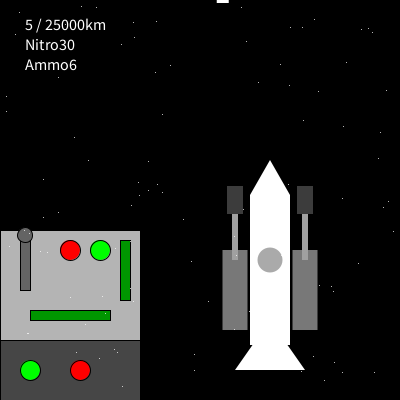
Frame 1 (no input)
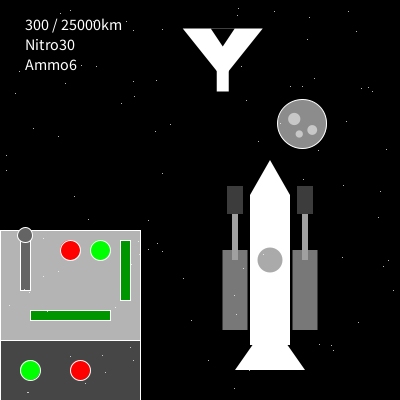
Frame 60 (the mouse pressed at the canvas centre just before this capture)
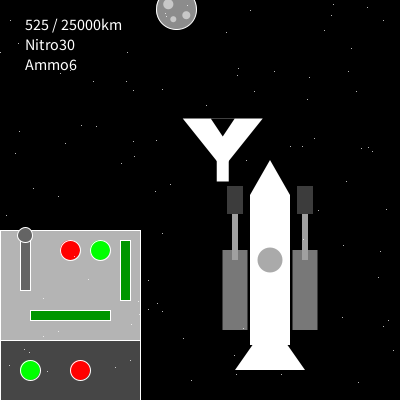
Frame 120 (the mouse held since frame 60 and released just before this capture)

The Processing sketch that drew these frames (run headless with seeded random() and noise(); from frame 60 on, the mouse is pressed at the canvas centre):

// Processing sketch: sketch_260408b
// ── sketch_260408b.pde
ControlPanel panel;
Rocket rocket;
Meteor meteor;
Alien alien;
ArrayList<Bullet> bullets;
int border = 140;
int stars = 100;

float[] starX = new float[stars];
float[] starY = new float[stars];
float movespeed = 10;

int distance = 0;
int goal = 25000;
int normalspeed = 5;
int nitrospeed = 50;
int nitrofuel = 30;
int maxnitro = 30;
int ammo = 6;
int maxammo = 6;
boolean shipdamaged = false;
boolean gunsbrake = false;
int hits = 0;
boolean nitro = false;
boolean win = false;
boolean gameover = false;

void setup() {
  size(400, 400);
  panel = new ControlPanel();
  rocket = new Rocket(270, 270);
  meteor = new Meteor();
  alien = new Alien();
  bullets = new ArrayList<Bullet>();
  
  for (int i = 0; i < stars; i ++) {
    starX[i] = random(width);
    starY[i] = random(height);
}
}
  void draw() {
    background(0);
    panel.display();
     meteor.display();
     meteor.update();
    rocket.display();
    alien.display();
    alien.update();
    
    float bodyhit = dist(meteor.pos.x, meteor.pos.y, rocket.pos.x, rocket.pos.y);
    if (bodyhit < 55 && !gameover) {
      hits++;
      meteor.reset();
      if (hits ==1) {
        shipdamaged = true;
        normalspeed = 2;
      } else if (hits >= 2) {
          gameover = true;
        }
      }
      float alienhit = dist(alien.pos.x, alien.pos.y, rocket.pos.x, rocket.pos.y);
      if (alienhit < 55 && !gameover) {
        hits++;
        alien.resetPos();
        if (hits == 1) {
          shipdamaged = true;
          normalspeed = 2;
        } else if (hits >=2) {
          gameover = true;
        }
      }
        float leftgunhit = dist(meteor.pos.x, meteor.pos.y, rocket.pos.x - 35, rocket.pos.y - 70);
        float rightgunhit = dist(meteor.pos.x, meteor.pos.y, rocket.pos.x + 35, rocket.pos.y + 70);
        if ((leftgunhit < 25 || rightgunhit < 25) && !gameover) {
          gunsbrake = true;
          meteor.reset();
        }
    stroke(255);
    for (int i = 0; i < stars; i++) {
      point(starX[i], starY[i]);
      starY[i] += 1;
      if (starY[i] > height) {
        starY[i] = 0;
        starX[i] = random(width);
  }
    }
    
    for(int i = 0; i < bullets.size(); i++) {
      Bullet b = bullets.get(i);
      b.update();
      b.display();
      float bulletmeteorhit = dist(b.pos.x, b.pos.y, meteor.pos.x, meteor.pos.y);
      if (bulletmeteorhit < 25) {
      meteor.reset();
      bullets.remove(i);
      continue;
    }
    float bulletAlienHit = dist(b.pos.x, b.pos.y, alien.pos.x, alien.pos.y);
    if (bulletAlienHit < 30) {
      alien.resetPos();
      bullets.remove(i);
      continue;
    }
    if (b.pos.y < 0) {
      bullets.remove(i);
    }
    }
    if (!win && !gameover) {
        if (nitro && nitrofuel > 0) {
          distance += nitrospeed;
          nitrofuel--;
        } else {
          distance += normalspeed;
          nitro = false;
      }
      }
      
    textAlign(LEFT);
    fill(255);
    textSize(16);
   
    text(distance + " / 25000km" , 25, 30);
    text("Nitro" + nitrofuel, 25, 50);
    text("Ammo" + ammo, 25, 70);
    
    if (distance >= goal) {
      win = true;
      if (win) {
        fill (255);
        textSize(30);
        textAlign(CENTER);
        text("MISSION COMPLETE", (border + width) / 2, height / 2);
        distance = 25000;
      }
      if (gameover) {
        textAlign (LEFT);
        fill(255, 0, 0);
        textSize(10);
        text("SHIP DESTROYED", 10, 140);
        textSize(15);
        text("CLICK TO RESTART", 10, 160);
      }
    }
    } 
  void mousePressed() {
    if (gameover) {
      resetgame();
      return;
    }
    
    boolean moverightbutton = dist(mouseX, mouseY, 100, 280) < 10;
    boolean moveleftbutton = dist(mouseX, mouseY, 100, 250) < 10;
    boolean nitrobutton = dist(mouseX, mouseY, 70, 250) < 10;
    boolean shootbutton = dist(mouseX, mouseY, 70, 280) < 10;
    boolean reloadbutton = dist(mouseX, mouseY, 30, 370) <10;
    
    if (shootbutton && ammo > 0 && !gameover) {
      bullets.add(new Bullet(rocket.pos.x - 35, rocket.pos.y - 70));
      bullets.add(new Bullet(rocket.pos.x + 35, rocket.pos.y - 70));
      ammo--;
    }
    if (reloadbutton) {
      ammo = maxammo;
    }
    
    if (moveleftbutton) {
      rocket.pos.x -= movespeed;
  }
  if (moverightbutton ) {
    rocket.pos.x += movespeed;
  }
  if (nitrobutton && nitrofuel > 0) {
    nitro = true; }
  rocket.pos.x = constrain(rocket.pos.x, border + 40, width -40);
  
  }

  void mouseReleased() {
    nitro = false;
  }
  
  void resetgame() {
    distance = 0;
    win = false;
    gameover = false;
    nitro = false;
    nitrofuel = maxnitro;
    ammo = maxammo;
    normalspeed = 5;
    shipdamaged = false;
    hits = 0;
    rocket.pos.x = 270;
    rocket.pos.y = 270;
    bullets.clear();
    meteor.reset();
    alien = new Alien();
  }
    

// ── Bullet.pde
class Bullet {
  PVector pos;
  PVector vel;
  Bullet (float startX, float startY) {
    pos = new PVector(startX, startY) ;
    vel = new PVector(0, -2);
  }
  void update() {
    pos.add(vel);
  }
  void display() {
    fill(255, 150, 0);
    rect(pos.x, pos.y, 10, 20);
  }
}

// ── Rocket.pde
class Rocket {
  PVector pos;
  PVector accel;
  PVector rotation;
  Rocket(float X, float Y) {
    pos = new PVector(X, Y);
}
void display() {
  rectMode(CENTER);
  fill(255);
  rect(pos.x, pos.y, 40, 150);
  triangle(pos.x - 20, pos.y - 75, pos.x, pos.y - 110, pos.x + 20, pos.y - 75);
  
  fill(255);
  triangle(pos.x - 35, pos.y + 100, pos.x, pos.y + 50, pos.x + 35, pos.y + 100);
  
  fill(170);
  ellipse(pos.x, pos.y - 10, 25, 25);
  
  fill(120);
  rect(pos.x - 35, pos.y + 20, 25, 80);
  rect(pos.x + 35, pos.y + 20, 25, 80);
  
  fill(160);
  rect(pos.x - 35, pos.y - 40, 6, 60);
  rect(pos.x + 35, pos.y - 40, 6, 60);
  
  fill(60);
  rect(pos.x - 35, pos.y - 70, 16, 28);
  rect(pos.x + 35, pos.y - 70, 16, 28);
  rectMode(CORNER);
}
}

// ── alien.pde
class Alien {
  PVector pos;
  ArrayList<PVector> bullets;
  int timer;
  
  Alien() {
    pos = new PVector(random(border + 40, width - 40), - 40);
    bullets = new ArrayList<PVector>();
    timer = millis();
  }
  
  void resetPos() {
    pos.y = -40;
    pos.x = random(border + 40, width - 40);
  }
  
  void update() {
    pos.y = pos.y + 1.5;
    if (pos.y > height + 60) {
      resetPos();
    }
  }
  
  void display() {
    fill(255);
    triangle(pos.x - 40, pos.y - 20, pos.x + 40, pos.y - 20, pos.x, pos.y + 30);
    fill(0);
    triangle(pos.x - 12, pos.y - 20, pos.x + 12, pos.y - 20, pos.x, pos.y - 2);
    fill(255);
    rect(pos.x - 6, pos.y + 18, 12, 25);
  }
}
  
  
    

// ── contpan.pde
class ControlPanel {
  
  void display() {
    fill(180);
    rect(0, 230, 140, 110);
    
    fill(70);
    rect(0, 340, 140, 60);
    
    fill(100);
    rect(20, 240, 10, 50);
    ellipse(25, 235, 15, 15);
    
    fill(255, 0, 0);
    ellipse(70, 250, 20, 20);
    fill(0, 255, 0);
    ellipse(100, 250, 20, 20);
    
    fill(0, 150, 0);
    rect(120, 240, 10, 60);
    rect(30, 310, 80, 10);
    
    fill(255, 0, 0);
    ellipse(80, 370, 20, 20);
    
    fill (0, 255, 0);
    ellipse (30, 370, 20, 20);
  }
}

// ── meteor.pde
class Meteor {
  PVector pos;
  PVector vel;
  float size;

Meteor() {
  reset();
}
void reset() {
  pos = new PVector(random(border + 20, width - 20), - 40);
  vel = new PVector (0, random(2,5));
  size = random(30, 50);
}

void update() {
  pos.add(vel);
  if (pos.y > height + size) {
    reset();
  }
}

void display(){
  fill(140);
  ellipse(pos.x, pos.y, size, size);
  fill (200);
  noStroke();
  ellipse(pos.x -8, pos.y -5, size * 0.25, size * 0.25);
  ellipse(pos.x + 10, pos.y + 6, size * 0.2, size * 0.2);
  ellipse(pos.x - 3, pos.y + 10, size * 0.15, size * 0.15);
}
}
